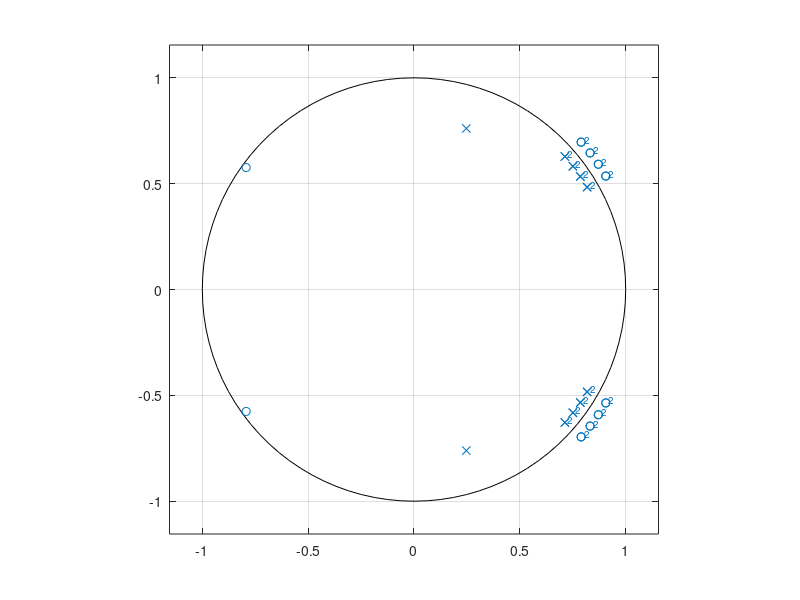

Write the MATLAB code that produced this figure. (Note: this script raises an error after producing the figure.)
clear, clc, close all

addpath('C:\Users\Joe\Dropbox\research\codes\f')

k = 1:4;
ck = 0.95*exp(1j*(0.15*pi+0.02*pi*k));
z = [0.98*exp(1j*0.8*pi) 0.98*exp(-1j*0.8*pi) 1./ck 1./ck 1./conj(ck) 1./conj(ck)].';
p = [0.8*exp(1j*0.4*pi) 0.8*exp(-1j*0.4*pi) ck ck conj(ck) conj(ck)].';

zplane(z, p)

m = matlab2tikz(gca, true);
% m.write('../figs/group_delay_example.tex')

b = conv([1 -0.98*exp(1j*0.8*pi)], [1, -0.98*exp(-1j*0.8*pi)]);
for k =1:length(ck)
%     b = conv(conv(b, [conj(ck(k)) -1]), [ck(k) -1]);
%     b = conv(conv(b, [conj(ck(k)) -1]), [ck(k) -1]);
    e = conv([abs(ck(k)).^2 -2*real(ck(k)) 1], [abs(ck(k)).^2 -2*real(ck(k)) 1]);
    b = conv(b, e);
end

a = conv([1 -0.8*exp(1j*0.4*pi)], [1, -0.8*exp(-1j*0.4*pi)]);
for k = 1:length(ck)
%     a = conv(conv(a, [1 -conj(ck(k))]), [1 -ck(k)]);
%     a = conv(conv(a, [1 -conj(ck(k))]), [1 -ck(k)]);
    a = conv(a, [1 -2*real(ck(k)) abs(ck(k))^2]);
    a = conv(a, [1 -2*real(ck(k)) abs(ck(k))^2]);
end


% [b, a] = zp2tf(z, p, prod(abs(ck).^2));
% b = b(end:-1:1);
% a = a(end:-1:1);
b = b/3;
[z2, p2] = tf2zpk(b, a)

figure
zplane(z2, p2)

figure
[H, w] = freqz(b, a, 100, 'whole');

H = fftshift(H);
w = linspace(-pi, pi, 100);

figure, plot(w/pi, abs(H))
figure, plot(w/pi, unwrap(angle(H)))

